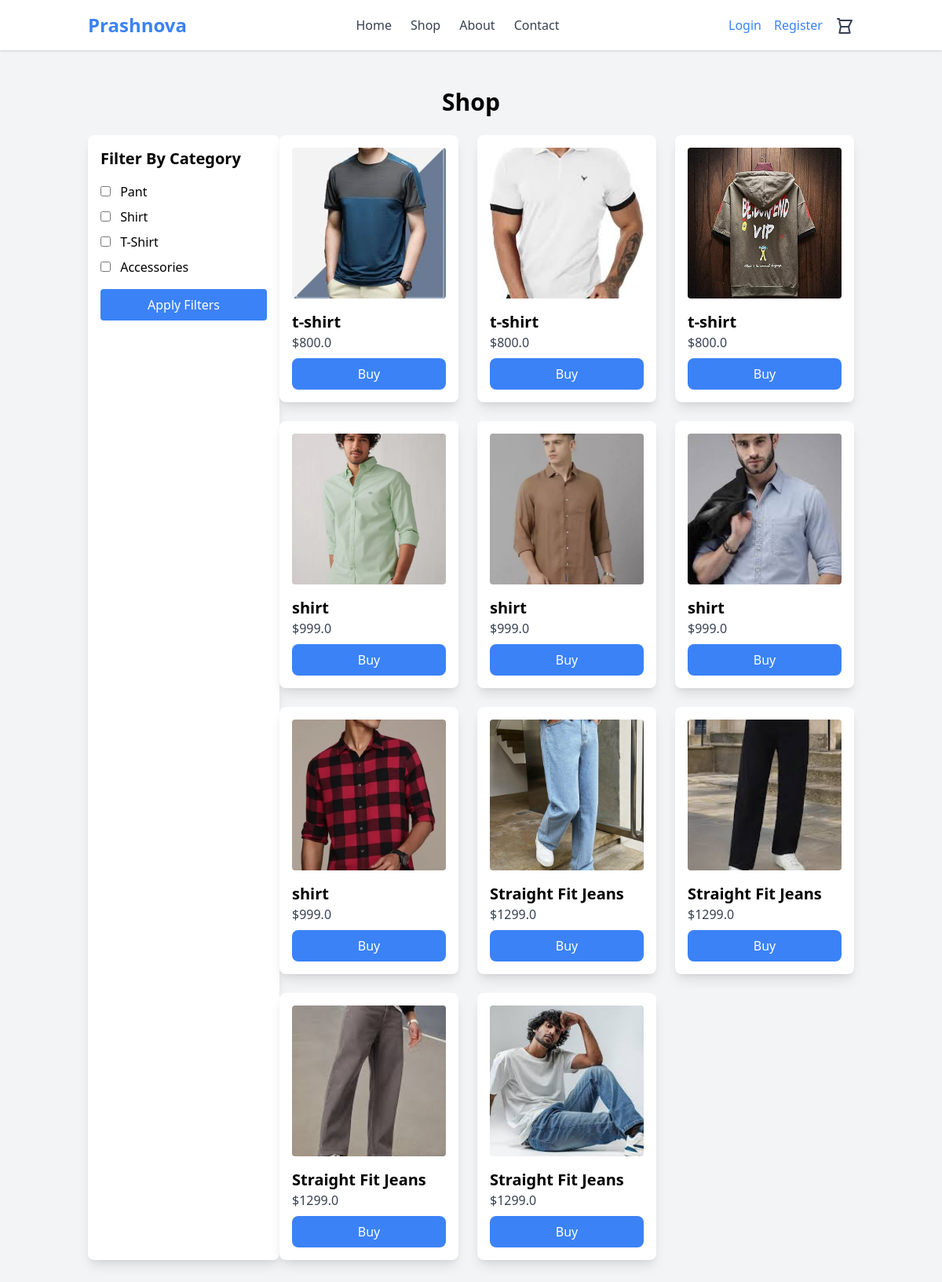
Page /shop on the committed database.
### main.py (models this page shows, shortened)
class Product(db.Model):
    id = db.Column(db.Integer, primary_key=True)
    title = db.Column(db.String(100), nullable=False)
    category = db.Column(db.String(100), nullable=False)
    price = db.Column(db.Float, nullable=False)
    description = db.Column(db.String(200), nullable=False)
    quantity = db.Column(db.Integer, nullable=False)
    image = db.Column(db.String(600), nullable=False)

### main.py (the view)
@app.route("/shop", methods=["GET", "POST"])
def shop():
    product = Product.query.all()
    if request.method == "POST":
        try:
            value = request.form["category"]
            print(value)
            products = Product.query.filter_by(category=value).all()
            return render_template("shop.html", products=products)
        except:
            return render_template("shop.html", products=product)
    else:
        return render_template("shop.html", products=product)

### main.py (called while the page is built)
@app.context_processor
def inject_user_status():
    user_logged_in = "username" and "user_id" in session
    try:
        return {"user_logged_in": user_logged_in, "username": session["username"]}
    except:
        return {"user_logged_in": user_logged_in}

### templates/shop.html
{% extends 'base.html' %}
{% block content %}
<div class="container mx-auto py-8">
    <h1 class="text-3xl font-bold mb-6 text-center">Shop</h1>
    <div class="flex flex-col md:flex-row justify-between mb-6">
        <form method="post" action="{{ url_for('shop') }}" class="bg-white shadow-lg p-4 rounded-lg mb-4 md:mb-0 md:w-1/4">
            <h2 class="text-xl font-bold mb-4">Filter By Category</h2>
            <div class="space-y-2">
                <div>
                    <input type="checkbox" name="category" value="Pant" id="pant" class="mr-2">
                    <label for="pant">Pant</label>
                </div>
                <div>
                    <input type="checkbox" name="category" value="Shirt" id="shirt" class="mr-2">
                    <label for="shirt">Shirt</label>
                </div>
                <div>
                    <input type="checkbox" name="category" value="T-Shirt" id="tshirt" class="mr-2">
                    <label for="tshirt">T-Shirt</label>
                </div>
                <div>
                    <input type="checkbox" name="category" value="Accessories" id="accessories" class="mr-2">
                    <label for="accessories">Accessories</label>
                </div>
            </div>
            <button type="submit" class="mt-4 w-full bg-blue-500 text-white py-2 rounded hover:bg-blue-600 transition">Apply Filters</button>
        </form>
        <div class="grid grid-cols-1 md:grid-cols-3 gap-6 w-full md:w-3/4">
            {% for product in products %}
            <div class="bg-white shadow-lg rounded-lg p-4 hover:shadow-xl transition">
                <img src="{{ url_for('image', filename=product.image) }}" alt="{{ product.title }}" class="w-full h-48 object-cover rounded">
                <h2 class="text-xl font-bold mt-4">{{ product.title }}</h2>
                <p class="text-gray-700">${{ product.price }}</p>
                <a href="/cart/{{ product.id }}" class="mt-2 block text-center bg-blue-500 text-white py-2 rounded-lg hover:bg-blue-600 transition">Buy</a>
            </div>
            {% endfor %}
        </div>
    </div>
</div>
{% endblock %}

### rows in the picture
Product: image+title (picture), title "t-shirt", price "800.0"
Product: image (picture), title "t-shirt", price "800.0"
Product: image (picture), title "t-shirt", price "800.0"
Product: image+title (picture), title "shirt", price "999.0"
Product: image+title (picture), title "shirt", price "999.0"
Product: image+title (picture), title "shirt", price "999.0"
Product: image+title (picture), title "shirt", price "999.0"
Product: image (picture), title "Straight Fit Jeans", price "1299.0"
Product: image (picture), title "Straight Fit Jeans", price "1299.0"
Product: image (picture), title "Straight Fit Jeans", price "1299.0"
Product: image (picture), title "Straight Fit Jeans", price "1299.0"
